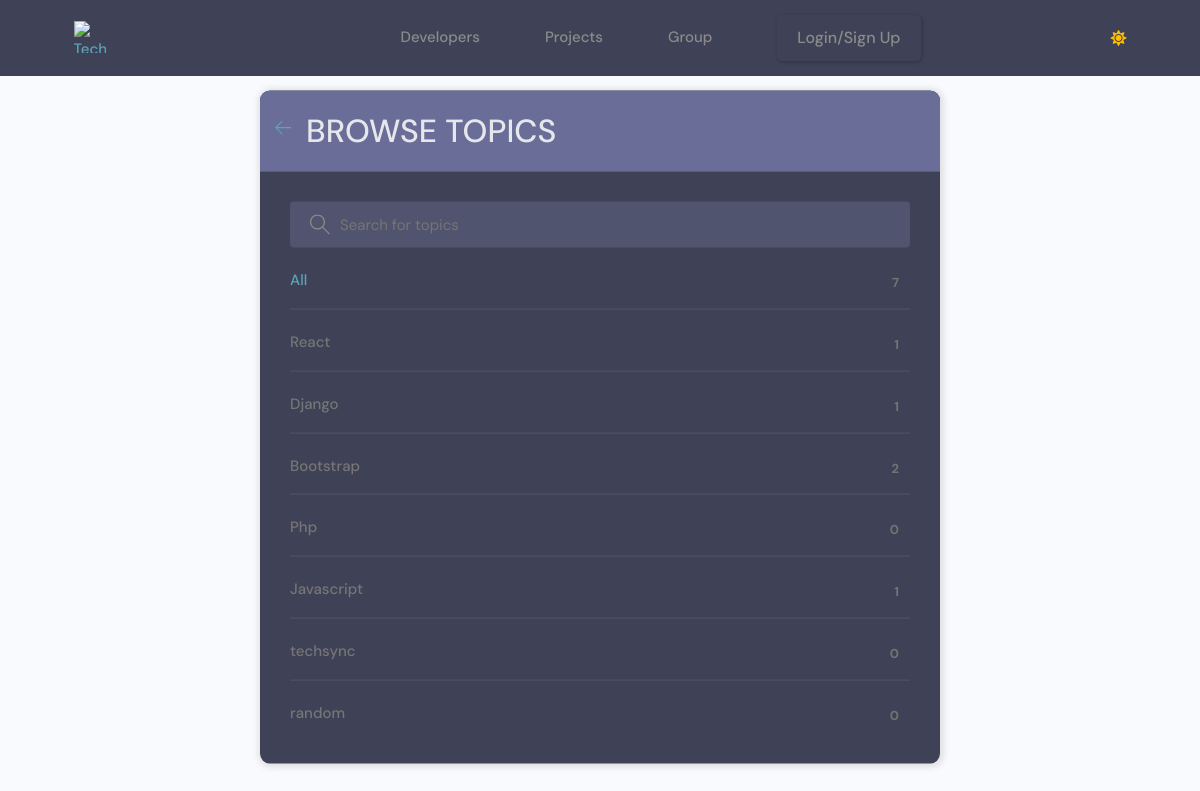
The page /group/topics/ on the database as committed earlier.
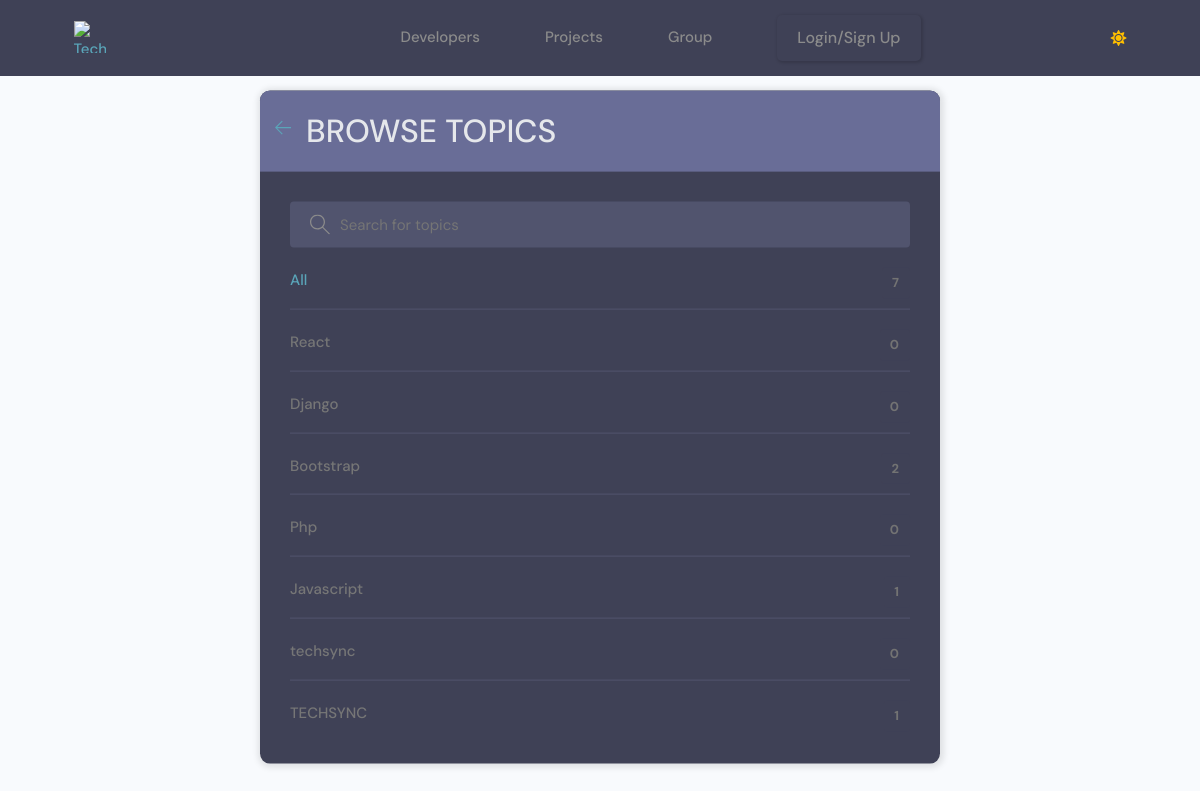
The same page on the database as committed later.
### group/models.py (models this page shows, shortened)
class Topic(models.Model):
    name = models.CharField(max_length=200)

### group/views.py (the view)
# urls.py: path('topics/', views.topicsPage, name="topics"),
def topicsPage(request):
    q = request.GET.get('q') if request.GET.get('q') != None else ''
    topics = Topic.objects.filter(name__icontains=q)
    return render(request, 'group/topics.html', {'topics': topics})

### templates/group/topics.html (shortened to what this page needs)
{% extends 'main/main.html' %}
{% block content %}
<main class="create-room layout">
  <div class="container">
    <div class="layout__box">
      <div class="layout__boxHeader">
        <div class="layout__boxTitle">
          <a href="{% url 'home-group' %}">
            <svg version="1.1" xmlns="http://www.w3.org/2000/svg" width="32" height="32" viewBox="0 0 32 32">
              <title>arrow-left</title>
              <path
                d="M13.723 2.286l-13.723 13.714 13.719 13.714 1.616-1.611-10.96-10.96h27.625v-2.286h-27.625l10.965-10.965-1.616-1.607z">
              </path>
            </svg>
          </a>
          <h3>Browse Topics</h3>
        </div>
      </div>
      <div class="topics-page layout__body">
        <form action="" method="GET" class="header__search">
          <label>
            <input name="q" placeholder="Search for topics" />
          </label>
        </form>
        <ul class="topics__list">
          <li>
            <a href="{% url 'topics' %}" class="active">All <span>{{topics.count}}</span></a>
          </li>
          {% for topic in topics %}
          <li>
            <a href="{% url 'home-group' %}?q={{topic.name}}">{{ topic.name }} <span>{{topic.room_set.all.count}}</span></a>
          </li>
          {% endfor %}
        </ul>
      </div>
    </div>
  </div>
</main>
{% endblock content %}

Rows that differ between the two databases and show on the page:
removed Topic: name "random", room_set.all.count "0"
computed for Topic "React": room_set.all.count "1" → "0"
computed for Topic "Django": room_set.all.count "1" → "0"
added Topic: name "TECHSYNC", room_set.all.count "1"
